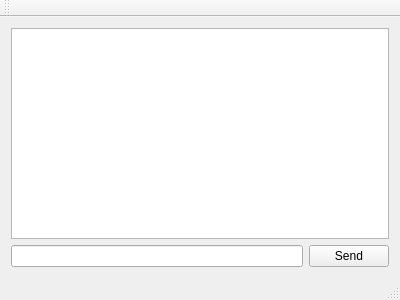
<?xml version="1.0" encoding="UTF-8"?>
<ui version="4.0">
 <class>MainWindow</class>
 <widget class="QMainWindow" name="MainWindow">
  <property name="geometry">
   <rect>
    <x>0</x>
    <y>0</y>
    <width>400</width>
    <height>300</height>
   </rect>
  </property>
  <property name="windowTitle">
   <string>MainWindow</string>
  </property>
  <widget class="QWidget" name="centralWidget">
   <layout class="QGridLayout" name="gridLayout">
    <item row="0" column="0">
     <layout class="QVBoxLayout" name="verticalLayout">
      <item>
       <widget class="QTextEdit" name="textEdit"/>
      </item>
      <item>
       <layout class="QHBoxLayout" name="horizontalLayout">
        <item>
         <widget class="QLineEdit" name="lineEdit"/>
        </item>
        <item>
         <widget class="QPushButton" name="pushButton">
          <property name="text">
           <string>Send</string>
          </property>
         </widget>
        </item>
       </layout>
      </item>
     </layout>
    </item>
   </layout>
  </widget>
  <widget class="QMenuBar" name="menuBar">
   <property name="geometry">
    <rect>
     <x>0</x>
     <y>0</y>
     <width>400</width>
     <height>23</height>
    </rect>
   </property>
  </widget>
  <widget class="QToolBar" name="mainToolBar">
   <attribute name="toolBarArea">
    <enum>TopToolBarArea</enum>
   </attribute>
   <attribute name="toolBarBreak">
    <bool>false</bool>
   </attribute>
  </widget>
  <widget class="QStatusBar" name="statusBar"/>
 </widget>
 <layoutdefault spacing="6" margin="11"/>
 <resources/>
 <connections/>
</ui>
